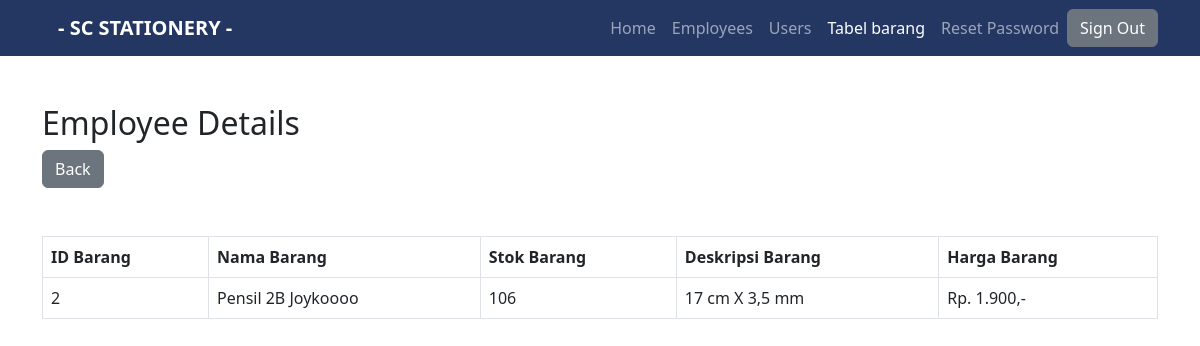
The page /tb_barang/read_barang.php?id_barang=2 on the database its author committed.
### tables this page shows
CREATE TABLE `tb_barang` (
  `id_barang` int(10) NOT NULL,
  `nama_barang` varchar(50) NOT NULL,
  `stok_barang` varchar(10) NOT NULL,
  `deskripsi_barang` text NOT NULL,
  `harga_barang` varchar(25) NOT NULL
);

### tb_barang/read_barang.php (the view, shortened to what this page needs)
<?php
if (isset($_GET["id_barang"]) && !empty(trim($_GET["id_barang"]))) {
    require_once "../config/config.php";
    $sql = "SELECT * FROM tb_barang WHERE id_barang = ?";
    if ($stmt = mysqli_prepare($link, $sql)) {
        mysqli_stmt_bind_param($stmt, "i", $param_id_barang);
        if (mysqli_stmt_execute($stmt)) {
            $result = mysqli_stmt_get_result($stmt);
            if (mysqli_num_rows($result) == 1) {
                $row = mysqli_fetch_array($result, MYSQLI_ASSOC);
            } else {
                header("location: ../error.php");
                exit();
            }
        } else {
            echo "Oops! Something went wrong. Please try again later.";
        }
    }
} else {
    header("location: ../error.php");
    exit();
}
?>
<!DOCTYPE html>
<html lang="en">
<head>
    <link rel="stylesheet" href="https://cdnjs.cloudflare.com/ajax/libs/bootstrap/5.2.3/css/bootstrap.rtl.css" />
</head>
<body>
    <nav class="navbar navbar-expand-lg navbar-dark " style ="background-color: #243763">
        <div class="container">
            <a class="navbar-brand" href="../home/welcome.php"><b>- SC STATIONERY -</b></a>
            <div class="collapse navbar-collapse" id="navbarSupportedContent">
                <ul class="navbar-nav me-auto mb-2 mb-lg-0">
                    <li class="nav-item">
                        <a class="nav-link" aria-current="page" href="../home/welcome.php">Home</a>
                    </li>
                    <li class="nav-item">
                        <a class="nav-link " href="../employees/index.php">Employees</a>
                    </li>
                    <li class="nav-item">
                        <a class="nav-link" href="../users/usernya.php">Users</a>
                    </li>
                    <li class="nav-item">
                        <a class="nav-link active" href="../tb_barang/index_barang.php">Tabel barang</a>
                    </li>
                    <li class="nav-item">
                        <a class="nav-link" href="../reset/reset-password.php">Reset Password</a>
                    </li>
                </ul>
                <div class="tombol">
                    <a href="../logout.php" class="btn btn-secondary">Sign Out</a>
                </div>
            </div>
        </div>
    </nav>
    <div class="wrapper">
        <div class="container">
            <div class="row">
                <div class="col-12">
                    <div class="page-header my-5">
                        <h2>Employee Details</h2>
                        <a href="index_barang.php" class="btn btn-secondary">Back</a>
                    </div>
                    <table class="table table-bordered">
                        <thead>
                            <tr>
                                <th>ID Barang</th>
                                <th>Nama Barang</th>
                                <th>Stok Barang</th>
                                <th>Deskripsi Barang</th>
                                <th>Harga Barang</th>
                            </tr>
                        </thead>
                        <tbody>
                            <tr>
                                <td><?php echo $row["id_barang"];?></td>
                                <td><?php echo $row["nama_barang"]; ?></td>
                                <td><?php echo $row["stok_barang"];?></td>
                                <td><?php echo $row["deskripsi_barang"]; ?></td>
                                <td><?php echo $row["harga_barang"]; ?></td>
                            </tr>
                    </table>
                </div>
            </div>
        </div>
    </div>
</body>
</html>

### rows shown on the page
tb_barang: id_barang "2", nama_barang "Pensil 2B Joykoooo", stok_barang "106", deskripsi_barang "17 cm X 3,5 mm", harga_barang "Rp. 1.900,-"
